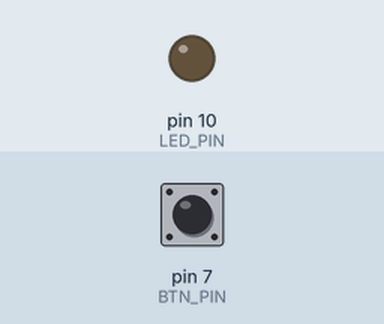
A sketch run on a simulated Arduino Uno, built with avr-gcc and run on an emulated ATmega328P. Parts: output pins drawn as LEDs (lit = HIGH). Inputs (shaded band) come from the test bench; at power-on: pin 7 (BTN_PIN) LOW.

Above: at 1.2 s.
1.3 s: pin 7 (BTN_PIN) pulled HIGH for 0.15 s
At 1.37 s:
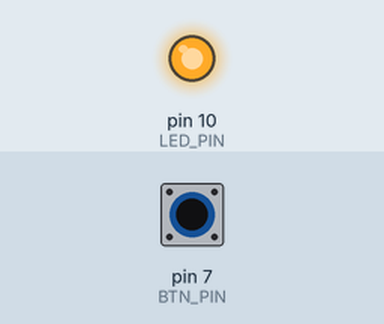
2.9 s: pin 7 (BTN_PIN) pulled HIGH for 3.2 s
At 7.1 s:
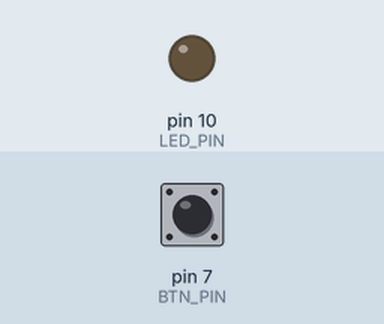
Timing chart, 0 to 8.6 s (numbered marks = the images above; inputs shaded):
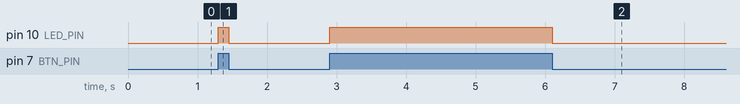

Measured:
- after the input at 1.3 s, pin 10 (LED_PIN): LOW → HIGH at once, → LOW 0.15 s later
- after the input at 2.9 s, pin 10 (LED_PIN): LOW → HIGH at once, → LOW 3.2 s later

The sketch:

Smart_Push_Button.ino
```cpp
const int LED_PIN = 10;
const int BTN_PIN = 7;
bool state;

void setup() {
  pinMode(LED_PIN, OUTPUT);
  pinMode(BTN_PIN, INPUT);
}

void loop() {
  state = digitalRead(BTN_PIN);

  if(state == HIGH) {
    digitalWrite(LED_PIN, HIGH);
  } else {
    digitalWrite(LED_PIN, LOW);
  }
}
```
